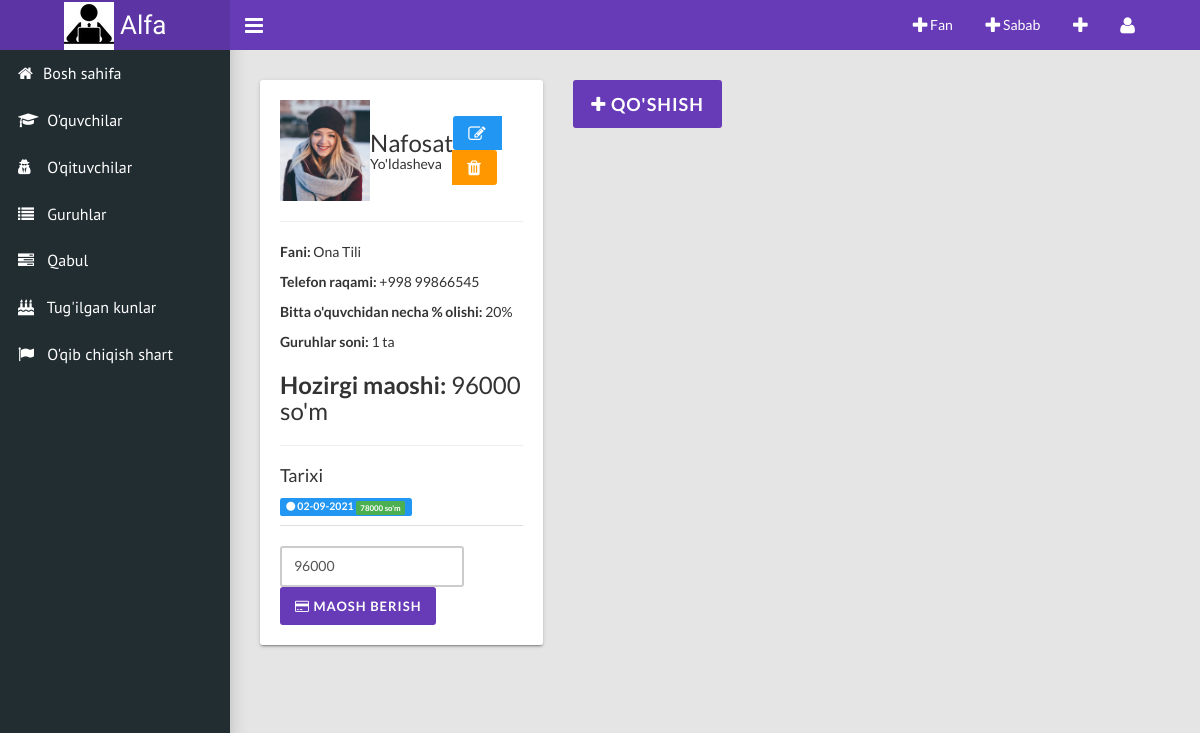
/teachers/ (signed in), run on the app's committed database.
### main/models.py (models this page shows, shortened)
class Teacher(models.Model):
    user = models.ForeignKey(User, related_name="teacher", on_delete=models.CASCADE, blank=True, null=True)
    name = models.CharField("Ismi", max_length=150)
    surname = models.CharField("Familiyasi", max_length=150)
    image = models.ImageField("O'qituvchi rasmi", upload_to='teacher_img/',null=True, blank=True)
    tel_num = models.CharField("Telefon raqami", max_length=50, blank=True)
    subject = models.ForeignKey(Subjects, related_name="teachers", on_delete=models.PROTECT)
    price = models.PositiveIntegerField("Bitta dars uchun narx", default=0)
    countsub = models.PositiveIntegerField("Bir oydagi darslar soni", default=0)
    allprice = models.PositiveIntegerField("Jami maosh", default=0)

class Subjects(models.Model):
    name = models.CharField("Fan nomi", max_length=150)
    def __str__(self):
        return self.name

class TeacherHistory(models.Model):
    teacher = models.ForeignKey(Teacher, related_name="history", on_delete=models.CASCADE)
    time = models.CharField("to'langan vaqt", blank=True, max_length=150)
    price = models.PositiveIntegerField("to'langan summa", default=0)

### main/views.py (the view)
# urls.py: path("teachers/", TeachersView.as_view(), name="teachers"),
class TeachersView(LoginRequiredMixin,View):
    def get(self, request):
        return render(request, 'teachers.html')

### main/context_pro.py (called while the page is built)
def students(request):
    context = {
        'teachers':Teacher.objects.all(),
        'student':Student.objects.all(),
    }
    return context

### templates/teachers.html (shortened to what this page needs)
{% extends 'wrapper.html' %}
{% load static %}
{% block content %}
    <div class="content-wrapper">
        <div class="row">
            {% for teacher in request.user.teacher.all %}
            <div class="col-md-4">
                <div class="card">
                    <div class="card-title-w-btn">
                        {% if teacher.image %}
                        <img style="max-width: 90px;" src="{{teacher.image.url}}" alt="">
                        {% endif %}
                         <div>
                             <h3 class="title">{{teacher.name}}</h3>
                             <h5 class="title">{{teacher.surname}}</h5>
                        </div>
                        <div class="btn-group">
                            <a class="btn btn-info" href="{% url 'main:update_teacher' teacher.pk %}"><i class="fa fa-lg fa-edit"></i></a>
                            <a class="btn btn-warning" href="{% url 'main:delete_teacher' teacher.pk %}"><i class="fa fa-lg fa-trash"></i></a>
                        </div>
                    </div><hr>
                    <div class="card-body">
                        <p><b>Fani: </b>{{teacher.subject}}</p>
                        <p><b>Telefon raqami: </b>+998 {{teacher.tel_num}}</p>
                        <p><b>Bitta o'quvchidan necha % olishi: </b>{{teacher.price}}%</p>
                        <p><b>Guruhlar soni: </b>{{teacher.group.all.count}} ta</p>
                        <h3><b>Hozirgi maoshi: </b>{{teacher.allprice}} so'm</h3>
                        <hr>
                        <h4>Tarixi</h4>
                        {% for his in teacher.history.all %}
                            <p class="label label-info" title="{{his.time}}"><i class="fa fa-circle"></i> {{his.time}} <span class="label label-success">{{his.price}} so'm</span></p>
                        {% endfor %}
                    </div>
                    <div class="card-footer">
                        <div class="form-inline">
                            <div class="form-group">
                                <input class="form-control" type="number" id="value" value="{{teacher.allprice}}">
                                <a href="#" id="givePrice" data-pk="{{teacher.pk}}" class="btn btn-primary"><i class="fa fa-credit-card"></i> Maosh berish</a>
                            </div>
                        </div>
                    </div>
                </div>
            </div>
            {% endfor %}
            <div class="col-md-4">
                <a href="{% url 'main:add_teacher' %}" class="btn btn-primary btn-lg"><i class="fa fa-plus"></i> Qo'shish</a>
            </div>
        </div>
    </div>
{% endblock content %}

### data on the page
Teacher: image (picture), name "Nafosat", surname "Yo'ldasheva", subject "Ona Tili", tel_num "99866545", price "20", group.all.count "1", allprice "96000"
TeacherHistory: time "02-09-2021", price "78000"
